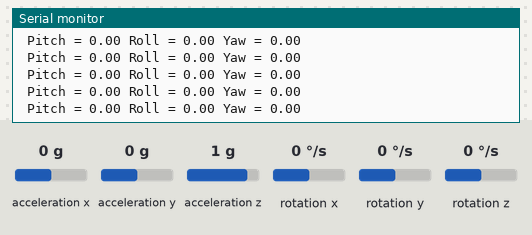
Recording of a sketch running on a simulated Arduino Uno, built with avr-gcc and run on an emulated ATmega328P. Parts: the last lines printed to the serial monitor. The inputs (shaded band) are chosen by the test bench; at power-on: rotation x 0 °/s, rotation y 0 °/s, rotation z 0 °/s, acceleration x 0 g, acceleration y 0 g, acceleration z 1 g.

Above: at 1.2 s.
1.3 s: rotation x set to -192 °/s
At 1.9 s:
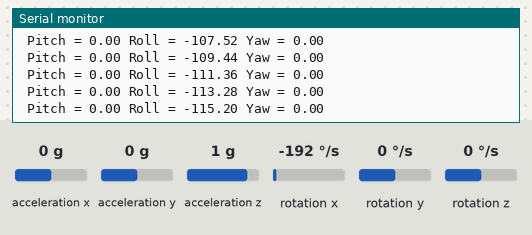
2.8 s: rotation y set to -100 °/s
At 3.4 s:
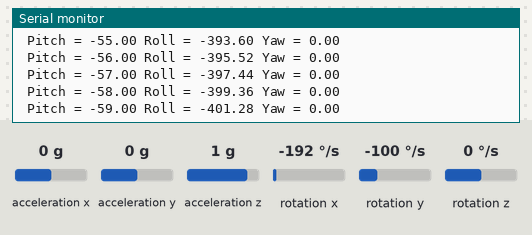
5.8 s: rotation x set to -100 °/s
At 6.5 s:
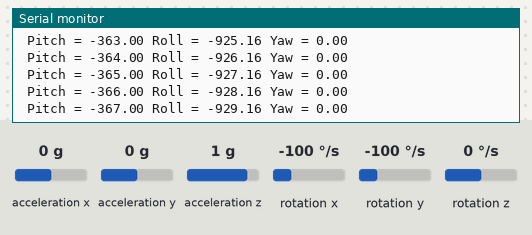
8.8 s: rotation z set to 192 °/s
At 9.3 s:
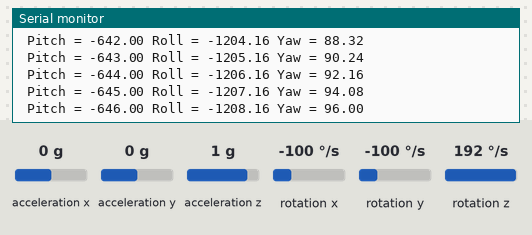
11.8 s: rotation z set to -192 °/s
At 12.6 s:
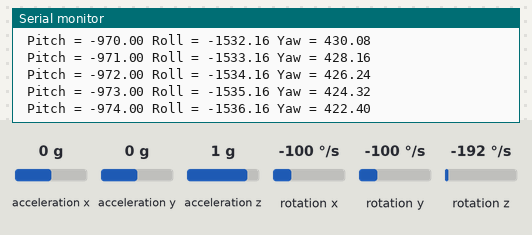
14.8 s: rotation y set to 192 °/s
At 15.3 s:
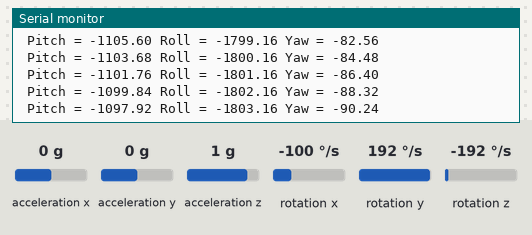
Timing chart, 0 to 17.8 s (numbered marks = the images above; inputs shaded):
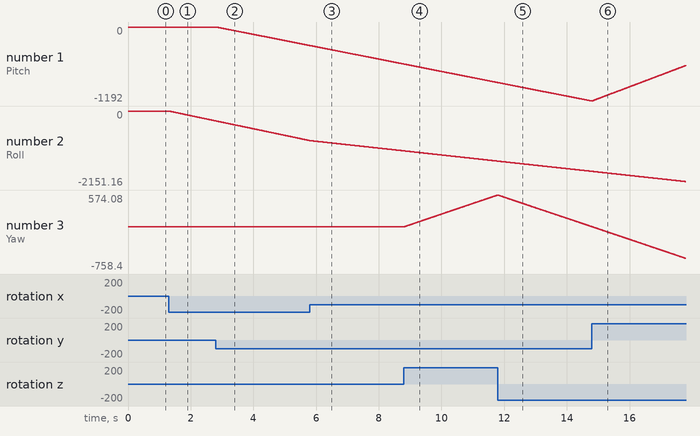

The sketch:

GyroAccelTest_WIP.ino
```cpp
#include <MPU6050.h>
#include <Wire.h>

MPU6050 mpu;

// Timers
unsigned long timer = 0;
float timeStep = 0.01;

// Pitch, Roll and Yaw values
float pitch = 0;
float roll = 0;
float yaw = 0;

void setup() {
  Serial.begin(115200);

  Serial.println("Initialize MPU6050");
  while (!mpu.begin(MPU6050_SCALE_2000DPS, MPU6050_RANGE_2G)) {
    Serial.println("Failed to find MPU6050 chip, checking wiring!");
    delay(500);
  }

  mpu.calibrateGyro();
  mpu.setThreshold(3);
}

void loop() {
  timer = millis();

  // Read normalized values
  Vector norm = mpu.readNormalizeGyro();

  // Calculate Pitch, Roll and Yaw
  pitch = pitch + norm.YAxis * timeStep;
  roll = roll + norm.XAxis * timeStep;
  yaw = yaw + norm.ZAxis * timeStep;

  // Output raw
  Serial.print(" Pitch = ");
  Serial.print(pitch);
  Serial.print(" Roll = ");
  Serial.print(roll);
  Serial.print(" Yaw = ");
  Serial.println(yaw);

  // Wait to full timeStep period
  delay((timeStep*1000) - (millis() - timer));
}
```

Measured:
- after the input at 1.3 s, the serial monitor: prints a new line at once (image 1)
- plotted number 2: 0 → -286.08 after the input at 1.3 s
